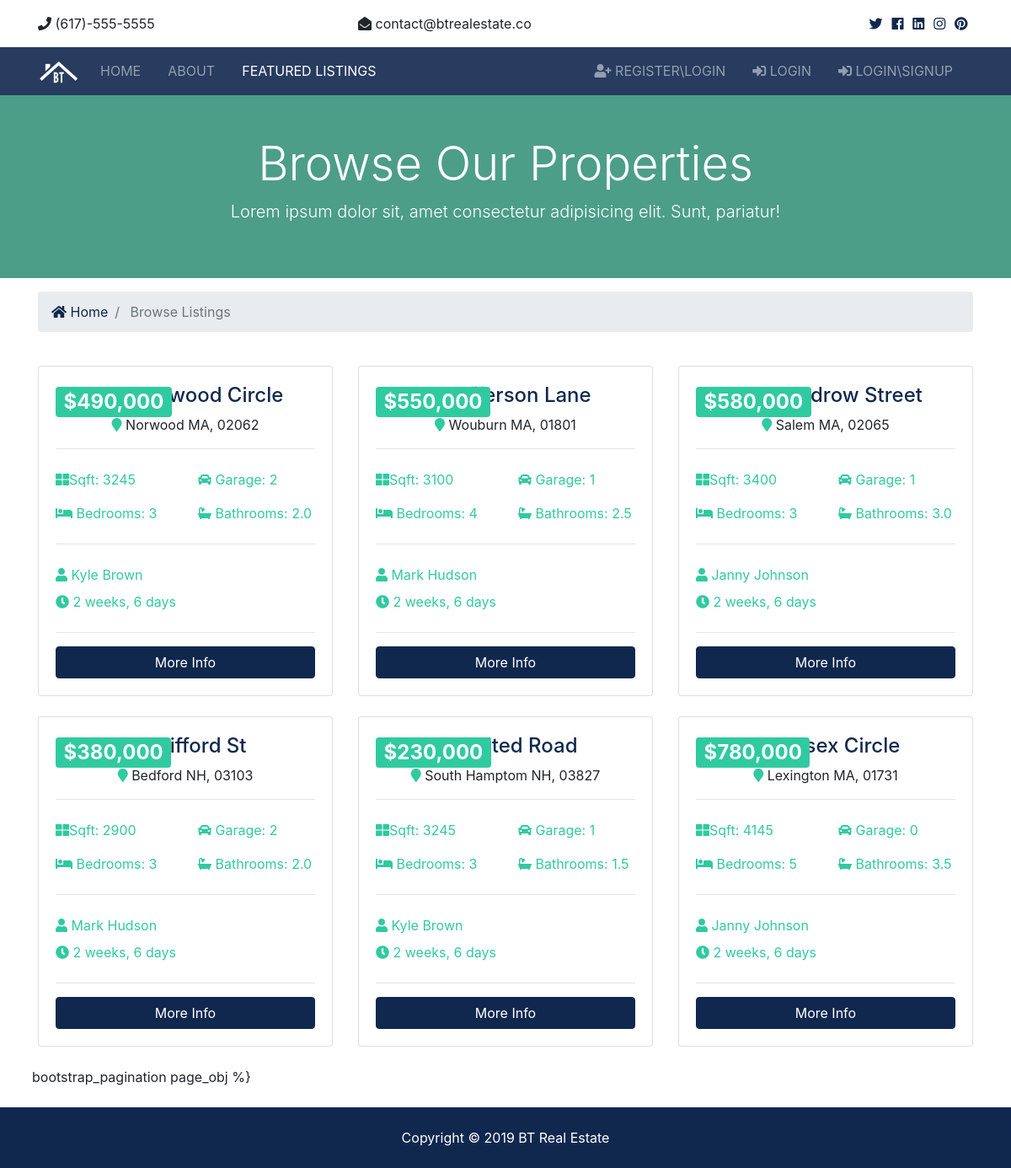
/listings/, run on the app's committed database.
### listings/models.py (models this page shows, shortened)
class Listing(models.Model):
    realtor = models.ForeignKey(Realtor,on_delete=models.DO_NOTHING)
    title = models.CharField(max_length=30)
    address = models.CharField(max_length=200)
    city = models.CharField(max_length=200)
    state = models.CharField(max_length=32,choices=STATE_CHOICES)
    zipcode = models.CharField(max_length=30)
    description = models.TextField(blank=True)
    price = models.IntegerField(choices=PRICE_CHOICES)
    bedrooms = models.IntegerField(choices=BEDROOM_CHOICES)
    bathrooms = models.DecimalField(max_digits=2,decimal_places=1) #2.5
    garage = models.IntegerField(default=0)
    sqft = models.IntegerField()
    lot_size = models.DecimalField(max_digits=5,decimal_places=1) #2.4
    photo_main = models.ImageField(upload_to='photos/%Y/%m/%d/')
    photo_1 = models.ImageField(upload_to='photos/%Y/%m/%d/',blank=True)
    photo_2 = models.ImageField(upload_to='photos/%Y/%m/%d/',blank=True)
    photo_3 = models.ImageField(upload_to='photos/%Y/%m/%d/',blank=True)
    photo_4 = models.ImageField(upload_to='photos/%Y/%m/%d/',blank=True)
    photo_5 = models.ImageField(upload_to='photos/%Y/%m/%d/',blank=True)
    photo_6 = models.ImageField(upload_to='photos/%Y/%m/%d/',blank=True)
    is_published = models.BooleanField(default=True)
    list_date = models.DateTimeField(default = datetime.now,blank=True)

### realtors/models.py (models this page shows)
class Realtor(models.Model):
    name = models.CharField(max_length=30)
    photo = models.ImageField(upload_to='photos/%Y/%m/%d/')
    description = models.TextField(blank=True)
    phone = models.CharField(max_length=20)
    email = models.EmailField()
    is_mvp = models.BooleanField(default = False)
    hire_date = models.DateTimeField(default=datetime.now,blank=True)
    def __str__(self):
        return self.name

### listings/views.py (the view)
# urls.py: path('', views.Listings.as_view(),name='listings'),
class Listings(ListView):
    model = Listing
    paginate_by = 6

### templates/listings/listing_list.html (shortened to what this page needs)
{% extends 'base.html' %}
{% load humanize %}
{% load static %}
{% load bootstrap4 %}
{% block content %}
<section id="showcase-inner" class="py-5 text-white">
  <div class="container">
    <div class="row text-center">
      <div class="col-md-12">
        <h1 class="display-4">Browse Our Properties</h1>
        <p class="lead">Lorem ipsum dolor sit, amet consectetur adipisicing elit. Sunt, pariatur!</p>
      </div>
    </div>
  </div>
</section>
<section id="bc" class="mt-3">
  <div class="container">
    <nav aria-label="breadcrumb">
      <ol class="breadcrumb">
        <li class="breadcrumb-item">
          <a href="{% url 'pages:index'%}">
            <i class="fas fa-home"></i> Home</a>
        </li>
        <li class="breadcrumb-item active"> Browse Listings</li>
      </ol>
    </nav>
  </div>
</section>
<section id="listings" class="py-4">
  <div class="container">
    <div class="row">
        {% if object_list %}
        {% for item in object_list%}
           <div class="col-md-6 col-lg-4 mb-4">
            <div class="card listing-preview">
              <div class="card-img-overlay">
                <h2>
                  <span class="badge badge-secondary text-white">${{item.price|intcomma}}</span>
                </h2>
              </div>
              <div class="card-body">
                <div class="listing-heading text-center">
                  <h4 class="text-primary">{{item.title}}</h4>
                  <p>
                    <i class="fas fa-map-marker text-secondary"></i> {{item.city}}
                    {{item.state}}, {{item.zipcode}}
                </p>
                </div>
                <hr>
                <div class="row py-2 text-secondary">
                  <div class="col-6">
                    <i class="fas fa-th-large"></i>Sqft: {{item.sqft}}</div>
                  <div class="col-6">
                    <i class="fas fa-car"></i> Garage: {{item.garage}}</div>
                </div>
                <div class="row py-2 text-secondary">
                  <div class="col-6">
                    <i class="fas fa-bed"></i> Bedrooms: {{item.bedrooms}}</div>
                  <div class="col-6">
                    <i class="fas fa-bath"></i> Bathrooms: {{item.bathrooms}}</div>
                </div>
                <hr>
                <div class="row py-2 text-secondary">
                  <div class="col-12">
                    <i class="fas fa-user"></i> {{item.realtor}}</div>
                </div>
                <div class="row text-secondary pb-2">
                      <div class="col-10">
                        <i class="fas fa-clock"></i> {{item.list_date|timesince}}
                      </div>
                </div>
                <hr>
                <a href="{% url 'listings:listing-detail' item.pk %}" class="btn btn-primary btn-block">More Info</a>
                  </div>
                </div>
              </div>
        {% endfor %}
            <div class="row mx-2">
                 bootstrap_pagination page_obj %}
            </div>
        {% else %}
            <div class="col-md-12">
                <p>No match found</p>
            </div>
        {% endif %}
      </div>
 </div>
</section>
{% endblock %}

### templates/base.html (shortened to what this page needs)
{% load static %}
<!DOCTYPE html>
<html lang="en" dir="ltr">
    <head>
        <link rel="stylesheet" href="{% static 'css/all.css' %}">
        <link rel="stylesheet" href="{% static 'css/bootstrap.css' %}">
        <link rel="stylesheet" href="{% static 'css/style.css' %}">
        <link rel="stylesheet" href="{% static 'css/lightbox.min.css' %}">
    </head>
    <body>
    {% include 'partials/_topbar.html' %}
    {% include 'partials/_navbar.html' %}
        {% block content%}
        {% endblock %}
    {% include 'partials/_footer.html' %}
    </body>
</html>

### templates/partials/_topbar.html
<section id="top-bar" class="p-3">
  <div class="container">
    <div class="row">
      <div class="col-md-4">
        <i class="fas fa-phone"></i> (617)-555-5555
      </div>
      <div class="col-md-4">
        <i class="fas fa-envelope-open"></i> contact@btrealestate.co
      </div>
      <div class="col-md-4">
        <div class="social text-right">
          <a href="#">
            <i class="fab fa-twitter"></i>
          </a>
          <a href="#">
            <i class="fab fa-facebook"></i>
          </a>
          <a href="#">
            <i class="fab fa-linkedin"></i>
          </a>
          <a href="#">
            <i class="fab fa-instagram"></i>
          </a>
          <a href="#">
            <i class="fab fa-pinterest"></i>
          </a>
        </div>
      </div>
    </div>
  </div>
</section>

### templates/partials/_navbar.html (shortened to what this page needs)
{% load static %}
<nav class="navbar navbar-expand-lg navbar-dark bg-primary sticky-top">
  <div class="container">
    <a class="navbar-brand" href="{% url 'pages:index' %}">
      <img src="{% static 'img/logo.png' %}" class="logo" alt="">
    </a>
    <div class="collapse navbar-collapse" id="navbarNavAltMarkup">
      <ul class="navbar-nav">
        <li {% if request.path == "/" %}
            class="nav-item active mr-3"
            {% else %}
            class="nav-item mr-3"
            {% endif %}
            >
          <a class="nav-link" href="{% url 'pages:index' %}">Home</a>
        </li>
        <li {% if 'about' in request.path  %}
            class="nav-item active mr-3"
            {% else %}
            class="nav-item  mr-3"
            {% endif %}
            >
          <a class="nav-link" href="{% url 'pages:about' %}">About</a>
        </li>
        <li
        {% if 'listings' in request.path  %}
            class="nav-item active mr-3"
            {% else %}
            class="nav-item  mr-3"
            {% endif %}>
          <a class="nav-link" href="{% url 'listings:listings' %}">Featured Listings</a>
        </li>
      </ul>
      <ul class="navbar-nav ml-auto">
          {% if user.is_authenticated %}
          <li class="nav-item mr-3">
            <a class="nav-link" href="{% url 'account_change_password' %}">
              <i class="fas fa-sign-in-alt"></i>
              Change psw {{user}}?</a>
          </li>
          <li class="nav-item mr-3">
            <a class="nav-link" href="{% url 'account_logout' %}">
              <i class="fas fa-user-plus"></i>Out-Log
              </a>
          </li>
          {% else %}
            <li class="nav-item mr-3">
              <a class="nav-link" id="reg"
                  href="{% url 'account_signup' %}">
                <i class="fas fa-user-plus"></i> Register\Login</a>
            </li>
            <li class="nav-item mr-3">
              <a class="nav-link"
                  href="{% url 'account_login' %}">
                <i class="fas fa-sign-in-alt"></i>
                Login</a>
            </li>
            <li class="nav-item mr-3">
              <a class="nav-link need_auth"
                  href="{% url 'account_login' %}"
                  data-toggle="modal"
                  data-target="#loginModal">
                <i class="fas fa-sign-in-alt"></i>
                Login\SignUp</a>
            </li>
            {% endif %}
          </ul>
      </div>
    </div>
 </nav>

### templates/account/ajax_login.html (shortened to what this page needs)
{% load i18n account %}

### templates/account/ajax_signup.html (shortened to what this page needs)
{% load i18n account %}

### templates/partials/_footer.html
<footer id="main-footer" class="py-4 bg-primary text-white text-center">
  Copyright &copy;
  <span class="year"></span> BT Real Estate
</footer>

### bt/static/css/all.css (style rules this page uses)
.fa, .fas, .far, .fal, .fab { -moz-osx-font-smoothing: grayscale; -webkit-font-smoothing: antialiased; display: inline-block; font-style: normal; font-variant: normal; text-rendering: auto; line-height: 1; }
.fa-bath:before { content: "\f2cd"; }
.fa-bed:before { content: "\f236"; }
.fa-car:before { content: "\f1b9"; }
.fa-clock:before { content: "\f017"; }
.fa-envelope-open:before { content: "\f2b6"; }
.fa-facebook:before { content: "\f09a"; }
.fa-home:before { content: "\f015"; }
.fa-instagram:before { content: "\f16d"; }
.fa-linkedin:before { content: "\f08c"; }
.fa-map-marker:before { content: "\f041"; }
.fa-phone:before { content: "\f095"; }
.fa-pinterest:before { content: "\f0d2"; }
.fa-sign-in-alt:before { content: "\f2f6"; }
.fa-th-large:before { content: "\f009"; }
.fa-twitter:before { content: "\f099"; }
.fa-user:before { content: "\f007"; }
.fa-user-plus:before { content: "\f234"; }
.fab { font-family: 'Font Awesome 5 Brands'; }
.fa, .fas { font-family: 'Font Awesome 5 Free'; font-weight: 900; }

### bt/static/css/style.css (style rules this page uses)
img.logo { width: 50px; }
img { width: 100%; }
.navbar { opacity: 0.9; text-transform: uppercase; }
.social a { margin-right: 0.4rem; }
#showcase-inner { background: url(../img/building.jpg) no-repeat top center fixed/cover; position: relative; overflow: hidden; min-height: 200px; }
#showcase-inner::before { content: ''; position: absolute; top: 0; left: 0; min-height: 100%; width: 100%; background: rgba(32, 134, 107, 0.8); }
.listing-preview a { position: relative; }

### data on the page
Listing: price "490,000", title "45 Drivewood Circle", city "Norwood", state "MA", zipcode "02062", sqft "3245", garage "2", bedrooms "3", bathrooms "2.0", realtor "Kyle Brown", list_date "2 weeks, 6 days"
Listing: price "550,000", title "18 Jefferson Lane", city "Wouburn", state "MA", zipcode "01801", sqft "3100", garage "1", bedrooms "4", bathrooms "2.5", realtor "Mark Hudson", list_date "2 weeks, 6 days"
Listing: price "580,000", title "187 Woodrow Street", city "Salem", state "MA", zipcode "02065", sqft "3400", garage "1", bedrooms "3", bathrooms "3.0", realtor "Janny Johnson", list_date "2 weeks, 6 days"
Listing: price "380,000", title "28 Gifford St", city "Bedford", state "NH", zipcode "03103", sqft "2900", garage "2", bedrooms "3", bathrooms "2.0", realtor "Mark Hudson", list_date "2 weeks, 6 days"
Listing: price "230,000", title "12 United Road", city "South Hamptom", state "NH", zipcode "03827", sqft "3245", garage "1", bedrooms "3", bathrooms "1.5", realtor "Kyle Brown", list_date "2 weeks, 6 days"
Listing: price "780,000", title "33 Essex Circle", city "Lexington", state "MA", zipcode "01731", sqft "4145", garage "0", bedrooms "5", bathrooms "3.5", realtor "Janny Johnson", list_date "2 weeks, 6 days"
